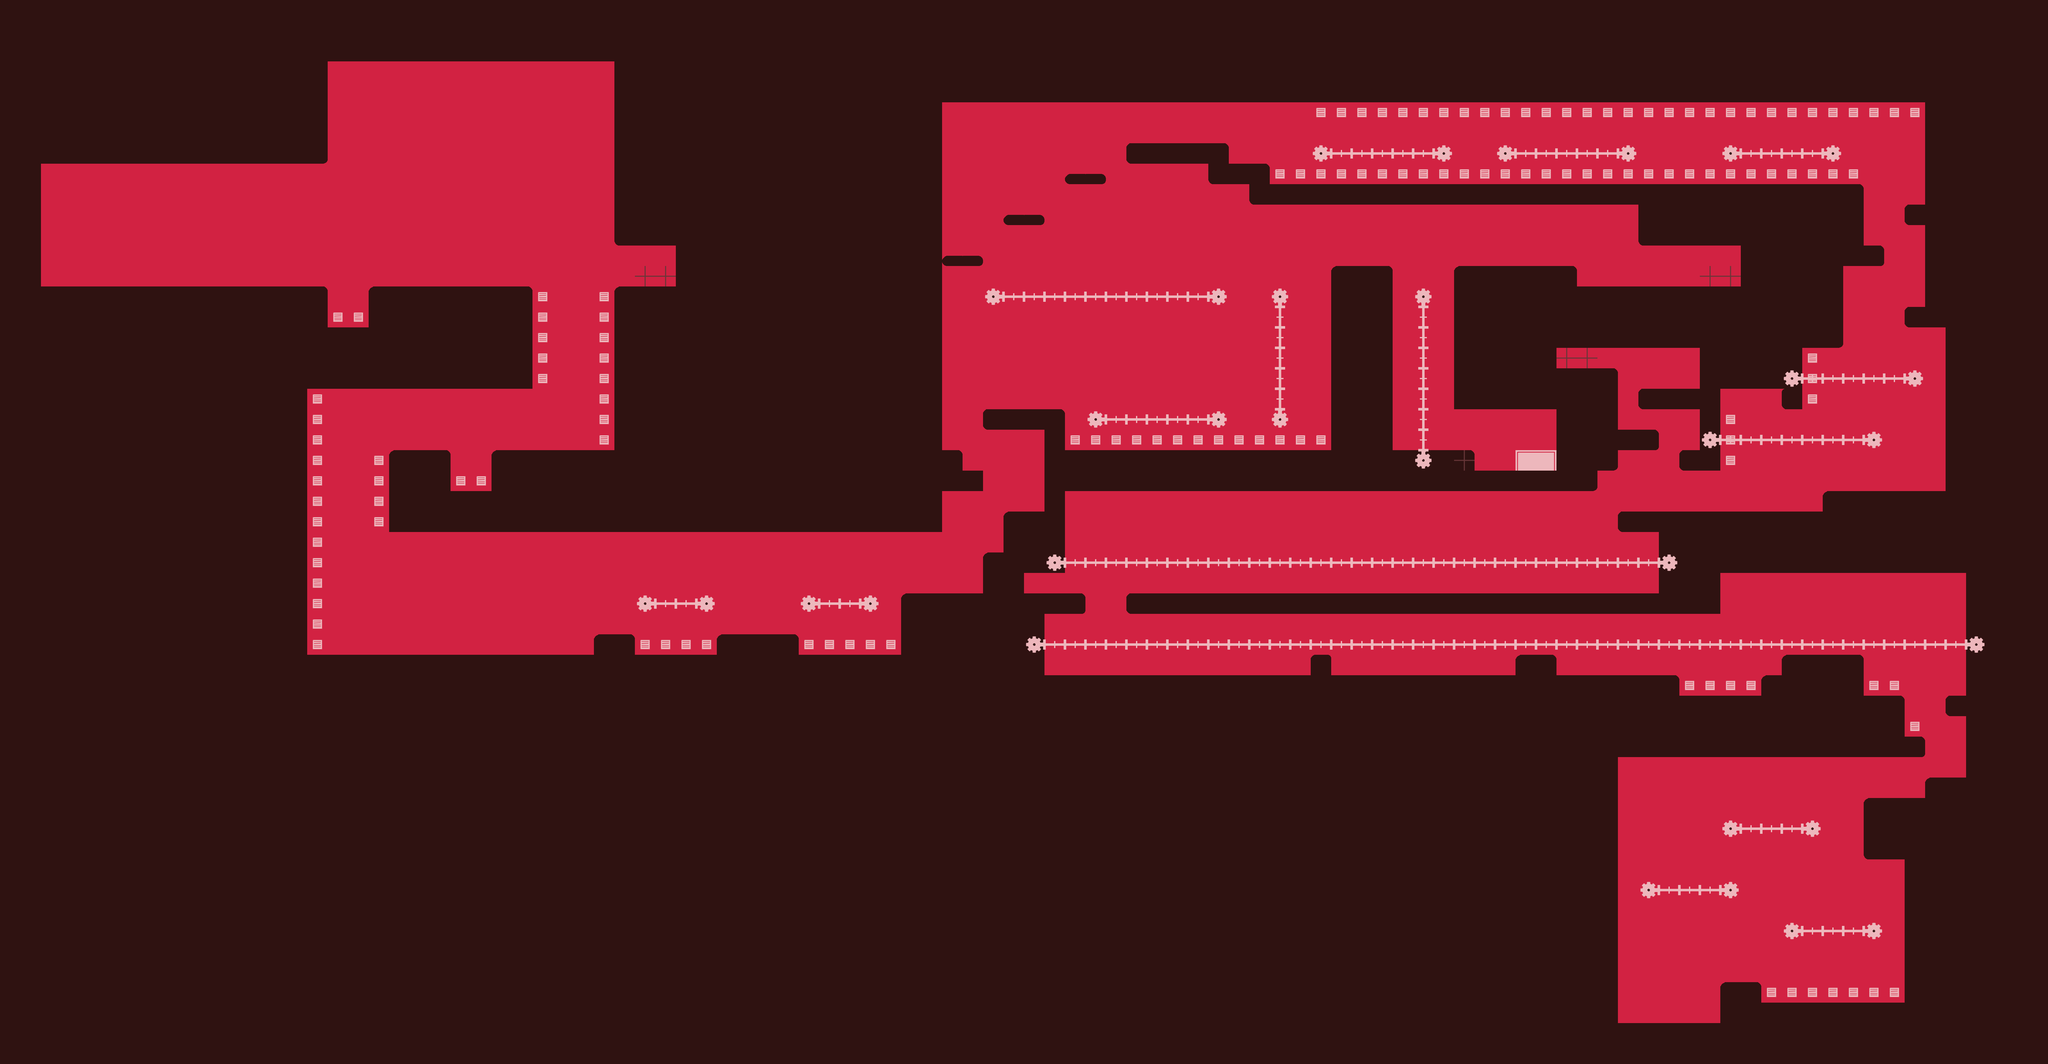

This game map was drawn from its Tiled (.tmx) file and the tilesets committed beside it. A one-line description and the trimmed map source follow:
An orthogonal 100x52 tile map with 64x64 px tiles, 6 tile layers (fondo, piso/paredes, EngranajesYObjetos, Rayas, ...).

<map version="1.0" orientation="orthogonal" width="100" height="52" tilewidth="64" tileheight="64">
 <tileset firstgid="1" name="tiles01" tilewidth="64" tileheight="64">
  <image source="tiles01.png" width="892" height="640" />
 </tileset>
 <layer name="fondo" width="100" height="52">
  <data>[5200 cells, 5200 non-empty, 1 distinct tile ids]</data>
 </layer>
 <layer name="piso/paredes" width="100" height="52">
  <data>[5200 cells, 3543 non-empty, 9 distinct tile ids]</data>
 </layer>
 <layer name="EngranajesYObjetos" width="100" height="52">
  <data>[5200 cells, 172 non-empty, 6 distinct tile ids]</data>
 </layer>
 <layer name="Rayas" width="100" height="52">
  <data>[5200 cells, 0 non-empty, 0 distinct tile ids]</data>
 </layer>
 <layer name="puerta" width="100" height="52">
  <data>[5200 cells, 30 non-empty, 1 distinct tile ids]</data>
 </layer>
 <layer name="cosas" width="100" height="52">
  <data>[5200 cells, 114 non-empty, 4 distinct tile ids]</data>
 </layer>
</map>